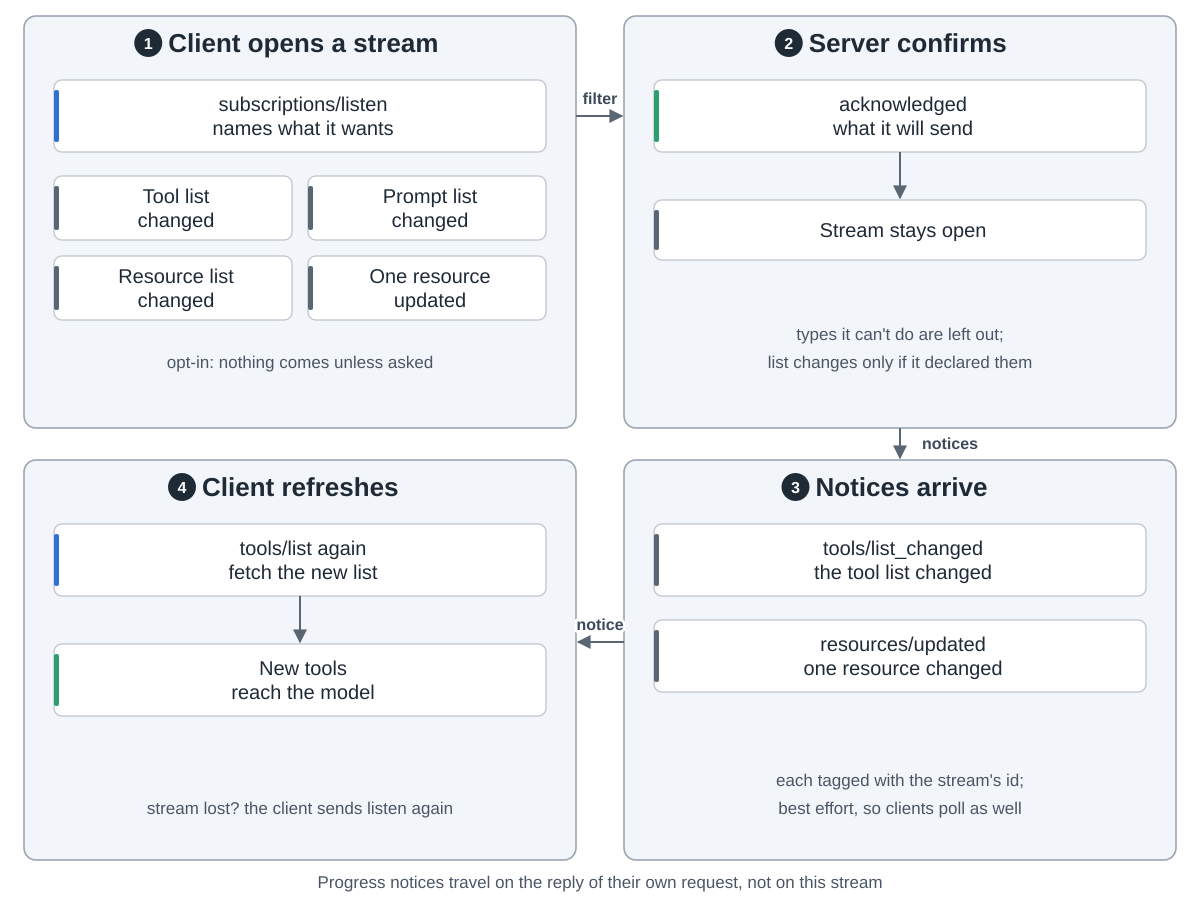

The script that saved this image:
"""How MCP clients hear about changes: subscriptions/listen.  Drawn from
https://modelcontextprotocol.io/docs/learn/architecture (Notifications; Example step Real-time Updates)
and https://modelcontextprotocol.io/specification/2026-07-28/basic/patterns/subscriptions (Notification
Filter, Acknowledgment, Receiving Notifications, Cancellation) and .../changelog (major change 4:
request-scoped notifications stay on their own request's stream).
Protocol version 2026-07-28, read 2026-10-05.  Run: python3 updates.py

Snake order: 1 the client opens a stream (top left) -> 2 the server confirms (top right) ->
3 notices arrive (bottom right) -> 4 the client refreshes (bottom left)."""
import sys
from pathlib import Path

sys.path.insert(0, str(Path(__file__).resolve().parents[2] / "tools"))
from archdiagram import Diagram  # noqa: E402

L, R, W = 24, 624, 552
T1, H1 = 16, 412
T2, H2 = 460, 400


def grid(x, top, cards, h=64, gap=16, y0=64):
    """Two columns of cards, filled row by row."""
    for i, (lbl, kind) in enumerate(cards):
        d.card(x + 30 + (i % 2) * 254, top + y0 + (i // 2) * (h + gap), lbl, kind, w=238, h=h)


def col(x, top, cards, h=72, gap=48, y0=64, arrows=True):
    """One column of wide cards, top to bottom, optionally joined by arrows."""
    for i, (lbl, kind) in enumerate(cards):
        y = top + y0 + i * (h + gap)
        d.card(x + 30, y, lbl, kind, w=492, h=h)
        if arrows and i:
            d.arrow(f"M{x + W / 2} {y - gap}V{y - 2}")


d = Diagram("How clients hear about changes",
            "1 The client opens a long-lived stream with subscriptions/listen and names what it wants: tool list "
            "changes, prompt list changes, resource list changes, or updates to particular resources. Nothing is "
            "sent unless asked for. "
            "2 The server confirms with an acknowledgment listing what it will send; types it does not support "
            "are left out, and list changes only come from servers that declared them. "
            "3 Notices such as tools/list_changed or resources/updated arrive on the stream, each tagged with the "
            "stream's id. Delivery is best effort, so clients poll as well. "
            "4 The client refreshes, for example with tools/list, and the host gives the model the new list. If "
            "the stream is lost, the client sends listen again. Progress notices travel on the reply of their own "
            "request, not on this stream.")

d.group(L, T1, W, H1, "Client opens a stream", 1)
d.card(L + 30, T1 + 64, "subscriptions/listen|names what it wants", "coding", w=492, h=72)
grid(L, T1, [("Tool list|changed", "data"), ("Prompt list|changed", "data"),
             ("Resource list|changed", "data"), ("One resource|updated", "data")], y0=160)
d.note(L + W / 2, T1 + 352, "opt-in: nothing comes unless asked")

d.group(R, T1, W, H1, "Server confirms", 2)
col(R, T1, [("acknowledged|what it will send", "plan")], arrows=False)
d.card(R + 30, T1 + 184, "Stream stays open", "data", w=492, h=60)
d.arrow(f"M{R + W / 2} {T1 + 136}V{T1 + 182}")
d.note(R + W / 2, T1 + 324, "types it can't do are left out;")
d.note(R + W / 2, T1 + 352, "list changes only if it declared them")

d.group(R, T2, W, H2, "Notices arrive", 3)
col(R, T2, [("tools/list_changed|the tool list changed", "data"),
            ("resources/updated|one resource changed", "data")], h=72, gap=24, arrows=False)
d.note(R + W / 2, T2 + 326, "each tagged with the stream's id;")
d.note(R + W / 2, T2 + 354, "best effort, so clients poll as well")

d.group(L, T2, W, H2, "Client refreshes", 4)
col(L, T2, [("tools/list again|fetch the new list", "coding"), ("New tools|reach the model", "plan")])
d.note(L + W / 2, T2 + 354, "stream lost? the client sends listen again")

d.arrow(f"M{L + W} {T1 + 100}H{R - 2}", label="filter", at=(600, T1 + 88))
d.arrow(f"M{R + W / 2} {T1 + H1}V{T2 - 2}", label="notices", at=(R + W / 2 + 50, T1 + H1 + 21))
d.arrow(f"M{R} {T2 + 182}H{L + W + 2}", label="notice", at=(600, T2 + 170))

d.note(600, 888, "Progress notices travel on the reply of their own request, not on this stream")

d.save(Path(__file__).with_name("updates.svg"))
